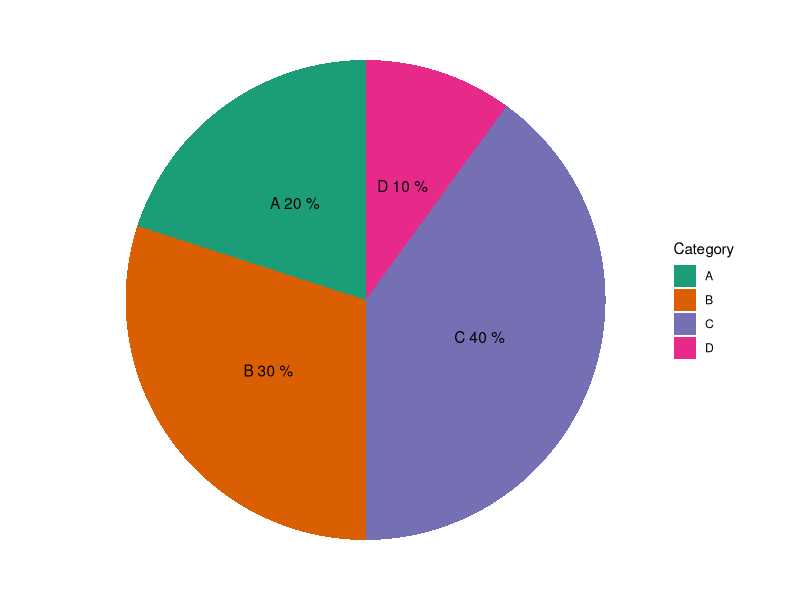
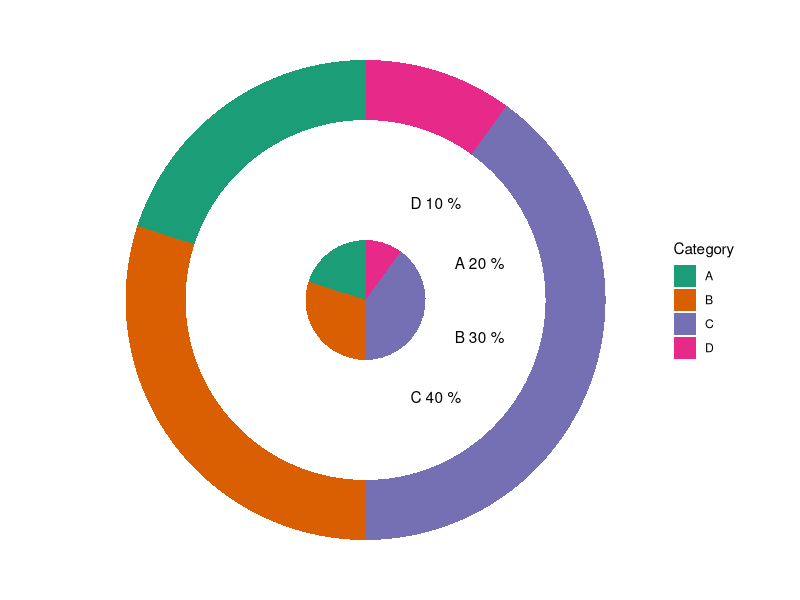

These figures' R source, in order:
install.packages("gridExtra", dep=T)
library(ggplot2)
library(gridExtra)

data <- data.frame(Category = c("A","B","C","D"),
                   Value = c(20,30,40,10))

data
pie_chart <- ggplot(data, aes(x = "", y = Value, fill = Category))+
  geom_bar(stat = "identity", width = 1)+
  coord_polar(theta = "y") +
  geom_text(aes(label = paste(Category, round(Value/sum(Value)*100),"%")),
            position = position_stack(vjust = 0.5))+
  scale_fill_brewer(palette = "Dark2")+
  theme_void()
pie_chart

donut_chart<-pie_chart +
  geom_bar(data = data, aes(x = "", y =Value),
           stat = "identity",
           width = 0.5, fill = "white")+
  geom_text(data = data,
            aes(label = paste(Category, Value, "%")))
donut_chart
